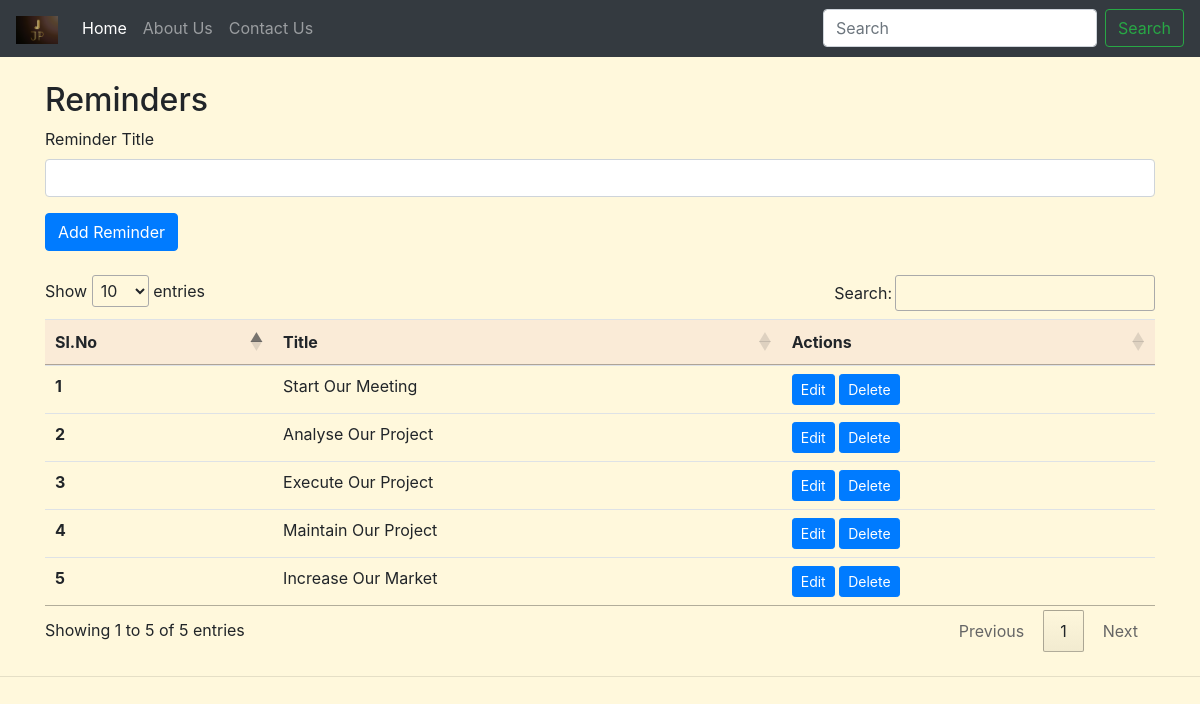
Screenshot of /Reminders.php with the database file from the repository.
### tables this page shows
CREATE TABLE `reminders` (
  `sno` int(40) NOT NULL,
  `title` varchar(40) NOT NULL
);

### Reminders.php (the view, shortened to what this page needs)
<?php
include('admindb.php');
?>
<!doctype html>
<html lang="en">
<head>
  <link rel="stylesheet" href="https://stackpath.bootstrapcdn.com/bootstrap/4.4.1/css/bootstrap.min.css"
>
  <link rel="stylesheet" href="//cdn.datatables.net/1.10.20/css/jquery.dataTables.min.css">
</head>
<body>
  <nav class="navbar navbar-expand-lg navbar-dark bg-dark">
    <a class="navbar-brand" href="#"><img src="images/logo.png" height="28px" alt=""></a>
    <div class="collapse navbar-collapse" id="navbarSupportedContent">
      <ul class="navbar-nav mr-auto">
        <li class="nav-item active">
          <a class="nav-link" href="index.php">Home <span class="sr-only">(current)</span></a>
        </li>
        <li class="nav-item">
          <a class="nav-link" href="about.html">About Us</a>
        </li>
        <li class="nav-item">
          <a class="nav-link" href="contact.html">Contact Us</a>
        </li>
      </ul>
      <form class="form-inline my-2 my-lg-0">
        <input class="form-control mr-sm-2" type="search" placeholder="Search" aria-label="Search">
        <button class="btn btn-outline-success my-2 my-sm-0" type="submit">Search</button>
      </form>
    </div>
  </nav>
  <div class="container my-4">
    <h2>Reminders</h2>
    <form action="Reminders.php" method="POST">
      <div class="form-group">
        <label for="title">Reminder Title</label>
        <input type="text" class="form-control" id="title" name="title" aria-describedby="emailHelp">
      </div>
      <button type="submit" class="btn btn-primary">Add Reminder</button>
    </form>
  </div>
  <div class="container my-4">
    <table class="table" id="myTable">
      <thead>
        <tr>
          <th scope="col">Sl.No</th>
          <th scope="col">Title</th>
          <th scope="col">Actions</th>
        </tr>
      </thead>
      <tbody>
        <?php
          $sql = "SELECT * FROM `reminders`";
          $result = mysqli_query($conn, $sql);
          $sno = 0;
          while($row = mysqli_fetch_assoc($result)){
            $sno = $sno + 1;
            echo "<tr>
            <th scope='row'>". $sno . "</th>
            <td>". $row['title'] . "</td>
            <td> <button class='edit btn btn-sm btn-primary' id=".$row['sno'].">Edit</button> <button class='delete btn btn-sm btn-primary' id=d".$row['sno'].">Delete</button>  </td>
          </tr>";
        }
          ?>
      </tbody>
    </table>
  </div>
  <hr>
</body>
</html>

### Reminders.php (style rules this page uses)
body { background-color:cornsilk; }
table tr { background-color:antiquewhite; }

### rows the page displays
reminders: title "Start Our Meeting"
reminders: title "Analyse Our Project"
reminders: title "Execute Our Project"
reminders: title "Maintain Our Project"
reminders: title "Increase Our Market"
